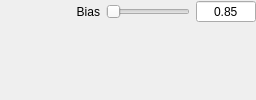
          <widget class="QWidget" name="page_drago">
           <property name="sizePolicy">
            <sizepolicy hsizetype="Preferred" vsizetype="Minimum">
             <horstretch>0</horstretch>
             <verstretch>0</verstretch>
            </sizepolicy>
           </property>
           <layout class="QGridLayout" name="gridLayout_7">
            <property name="margin">
             <number>0</number>
            </property>
            <item row="0" column="0">
             <layout class="QGridLayout" name="gridLayout_21">
              <item row="0" column="0">
               <widget class="QLabel" name="label_11">
                <property name="minimumSize">
                 <size>
                  <width>100</width>
                  <height>0</height>
                 </size>
                </property>
                <property name="maximumSize">
                 <size>
                  <width>100</width>
                  <height>16777215</height>
                 </size>
                </property>
                <property name="text">
                 <string>Bias</string>
                </property>
                <property name="alignment">
                 <set>Qt::AlignRight|Qt::AlignTrailing|Qt::AlignVCenter</set>
                </property>
                <property name="wordWrap">
                 <bool>true</bool>
                </property>
               </widget>
              </item>
              <item row="0" column="1">
               <widget class="QSlider" name="biasSlider">
                <property name="cursor">
                 <cursorShape>PointingHandCursor</cursorShape>
                </property>
                <property name="maximum">
                 <number>100</number>
                </property>
                <property name="orientation">
                 <enum>Qt::Horizontal</enum>
                </property>
               </widget>
              </item>
              <item row="0" column="2">
               <widget class="QDoubleSpinBox" name="biasdsb">
                <property name="minimumSize">
                 <size>
                  <width>60</width>
                  <height>0</height>
                 </size>
                </property>
                <property name="maximumSize">
                 <size>
                  <width>60</width>
                  <height>16777215</height>
                 </size>
                </property>
                <property name="alignment">
                 <set>Qt::AlignCenter</set>
                </property>
                <property name="buttonSymbols">
                 <enum>QAbstractSpinBox::NoButtons</enum>
                </property>
                <property name="minimum">
                 <double>0.000000000000000</double>
                </property>
                <property name="maximum">
                 <double>1.000000000000000</double>
                </property>
                <property name="singleStep">
                 <double>0.010000000000000</double>
                </property>
                <property name="value">
                 <double>0.850000000000000</double>
                </property>
               </widget>
              </item>
              <item row="1" column="1">
               <spacer name="verticalSpacer_6">
                <property name="orientation">
                 <enum>Qt::Vertical</enum>
                </property>
                <property name="sizeHint" stdset="0">
                 <size>
                  <width>0</width>
                  <height>0</height>
                 </size>
                </property>
               </spacer>
              </item>
             </layout>
            </item>
           </layout>
          </widget>
